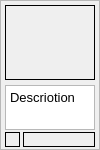
      <widget class="QFrame" name="frame_54">
       <property name="geometry">
        <rect>
         <x>440</x>
         <y>330</y>
         <width>100</width>
         <height>150</height>
        </rect>
       </property>
       <property name="sizePolicy">
        <sizepolicy hsizetype="Fixed" vsizetype="Fixed">
         <horstretch>0</horstretch>
         <verstretch>0</verstretch>
        </sizepolicy>
       </property>
       <property name="frameShape">
        <enum>QFrame::StyledPanel</enum>
       </property>
       <property name="frameShadow">
        <enum>QFrame::Raised</enum>
       </property>
       <widget class="QLabel" name="label_167">
        <property name="geometry">
         <rect>
          <x>5</x>
          <y>5</y>
          <width>90</width>
          <height>75</height>
         </rect>
        </property>
        <property name="sizePolicy">
         <sizepolicy hsizetype="Fixed" vsizetype="Fixed">
          <horstretch>0</horstretch>
          <verstretch>0</verstretch>
         </sizepolicy>
        </property>
        <property name="frameShape">
         <enum>QFrame::Box</enum>
        </property>
        <property name="lineWidth">
         <number>1</number>
        </property>
        <property name="midLineWidth">
         <number>0</number>
        </property>
        <property name="text">
         <string/>
        </property>
       </widget>
       <widget class="QPlainTextEdit" name="plainTextEdit_51">
        <property name="geometry">
         <rect>
          <x>5</x>
          <y>85</y>
          <width>90</width>
          <height>45</height>
         </rect>
        </property>
        <property name="sizePolicy">
         <sizepolicy hsizetype="Fixed" vsizetype="Fixed">
          <horstretch>0</horstretch>
          <verstretch>0</verstretch>
         </sizepolicy>
        </property>
        <property name="font">
         <font>
          <pointsize>10</pointsize>
         </font>
        </property>
        <property name="verticalScrollBarPolicy">
         <enum>Qt::ScrollBarAlwaysOff</enum>
        </property>
        <property name="readOnly">
         <bool>true</bool>
        </property>
        <property name="plainText">
         <string>Descriotion</string>
        </property>
       </widget>
       <widget class="QLabel" name="label_168">
        <property name="geometry">
         <rect>
          <x>5</x>
          <y>132</y>
          <width>15</width>
          <height>15</height>
         </rect>
        </property>
        <property name="sizePolicy">
         <sizepolicy hsizetype="Fixed" vsizetype="Fixed">
          <horstretch>0</horstretch>
          <verstretch>0</verstretch>
         </sizepolicy>
        </property>
        <property name="frameShape">
         <enum>QFrame::Box</enum>
        </property>
        <property name="text">
         <string/>
        </property>
       </widget>
       <widget class="QLabel" name="label_169">
        <property name="geometry">
         <rect>
          <x>23</x>
          <y>132</y>
          <width>72</width>
          <height>15</height>
         </rect>
        </property>
        <property name="frameShape">
         <enum>QFrame::Box</enum>
        </property>
        <property name="text">
         <string/>
        </property>
       </widget>
      </widget>
